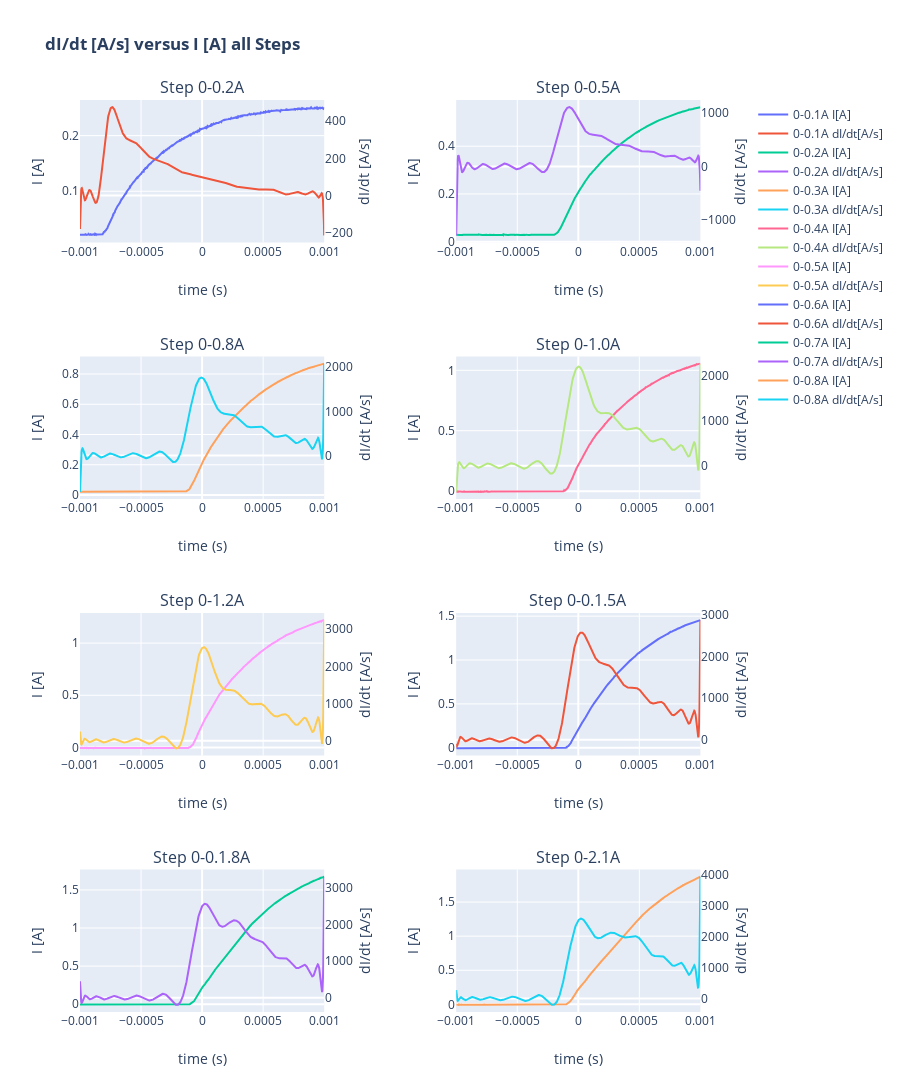

Source (notebook cell):
### Code cell
#Muliple Y-Axes Subplots
from plotly.subplots import make_subplots

fig = make_subplots(rows=4, cols=2,subplot_titles=("Step 0-0.2A", "Step 0-0.5A", "Step 0-0.8A", "Step 0-1.0A", "Step 0-1.2A",
                                                   "Step 0-0.1.5A", "Step 0-0.1.8A", "Step 0-2.1A"),#, "Step 0-0.9A", "Step 0-1A"),
                    specs=[[{"secondary_y": True}, {"secondary_y": True}],
                           [{"secondary_y": True}, {"secondary_y": True}],
                           [{"secondary_y": True}, {"secondary_y": True}],
                           [{"secondary_y": True}, {"secondary_y": True}]
#                            [{"secondary_y": True}, {"secondary_y": True}]
                          ])
# for k in range(len(lista_de_dfs)):
#     for i in range(1,6):
#         for j in range(1,3):
#             fig.add_trace(
#                 go.Scatter(x=lista_de_dfs[k]['time(s)'], y=lista_de_dfs[k]['I(A)'], name="0-"+str((k+1)/10)+"A I[A]"),
#                 row=i, col=j, secondary_y=False)

#             fig.add_trace(
#                 go.Scatter(x=lista_de_dfs[k]['time(s)'], y=lista_de_dfs[k]['dI/dt'], name="0-"+str((k+1)/10)+"[A/s]"),
#                 row=i, col=j, secondary_y=True,
#             )

# Top left (1x1)
fig.add_trace(
    go.Scatter(x=lista_de_dfs[0]['time(s)'], y=lista_de_dfs[0]['I(A)'], name="0-0.1A I[A]"),
    row=1, col=1, secondary_y=False)

fig.add_trace(
    go.Scatter(x=lista_de_dfs[0]['time(s)'], y=lista_de_dfs[0]['dI/dt'], name="0-0.1A dI/dt[A/s]"),
    row=1, col=1, secondary_y=True,
)

# Top right (1x2)
fig.add_trace(
    go.Scatter(x=lista_de_dfs[1]['time(s)'], y=lista_de_dfs[1]['I(A)'], name="0-0.2A I[A]"),
    row=1, col=2, secondary_y=False,
)

fig.add_trace(
    go.Scatter(x=lista_de_dfs[1]['time(s)'], y=lista_de_dfs[1]['dI/dt'], name="0-0.2A dI/dt[A/s]"),
    row=1, col=2, secondary_y=True,
)

# Middle left(2x1)
fig.add_trace(
    go.Scatter(x=lista_de_dfs[2]['time(s)'], y=lista_de_dfs[2]['I(A)'], name="0-0.3A I[A]"),
    row=2, col=1, secondary_y=False,
)

fig.add_trace(
    go.Scatter(x=lista_de_dfs[2]['time(s)'], y=lista_de_dfs[2]['dI/dt'], name="0-0.3A dI/dt[A/s]"),
    row=2, col=1, secondary_y=True,
)


# Middle right (2x2)
fig.add_trace(
    go.Scatter(x=lista_de_dfs[3]['time(s)'], y=lista_de_dfs[3]['I(A)'], name="0-0.4A I[A]"),
    row=2, col=2, secondary_y=False,
)

fig.add_trace(
    go.Scatter(x=lista_de_dfs[3]['time(s)'], y=lista_de_dfs[3]['dI/dt'], name="0-0.4A dI/dt[A/s]"),
    row=2, col=2, secondary_y=True,
)

# Bottom left (3x1)
fig.add_trace(
    go.Scatter(x=lista_de_dfs[4]['time(s)'], y=lista_de_dfs[4]['I(A)'], name="0-0.5A I[A]"),
    row=3, col=1, secondary_y=False,
)

fig.add_trace(
    go.Scatter(x=lista_de_dfs[4]['time(s)'], y=lista_de_dfs[4]['dI/dt'], name="0-0.5A dI/dt[A/s]"),
    row=3, col=1, secondary_y=True,
)

# Bottom right (3x2)
fig.add_trace(
    go.Scatter(x=lista_de_dfs[5]['time(s)'], y=lista_de_dfs[5]['I(A)'], name="0-0.6A I[A]"),
    row=3, col=2, secondary_y=False,
)

fig.add_trace(
    go.Scatter(x=lista_de_dfs[5]['time(s)'], y=lista_de_dfs[5]['dI/dt'], name="0-0.6A dI/dt[A/s]"),
    row=3, col=2, secondary_y=True,
)

# Bottom left (4x1)
fig.add_trace(
    go.Scatter(x=lista_de_dfs[6]['time(s)'], y=lista_de_dfs[6]['I(A)'], name="0-0.7A I[A]"),
    row=4, col=1, secondary_y=False,
)

fig.add_trace(
    go.Scatter(x=lista_de_dfs[6]['time(s)'], y=lista_de_dfs[6]['dI/dt'], name="0-0.7A dI/dt[A/s]"),
    row=4, col=1, secondary_y=True,
)

# Bottom right (4x2)
fig.add_trace(
    go.Scatter(x=lista_de_dfs[7]['time(s)'], y=lista_de_dfs[7]['I(A)'], name="0-0.8A I[A]"),
    row=4, col=2, secondary_y=False,
)

fig.add_trace(
    go.Scatter(x=lista_de_dfs[7]['time(s)'], y=lista_de_dfs[7]['dI/dt'], name="0-0.8A dI/dt[A/s]"),
    row=4, col=2, secondary_y=True,
)

# # Bottom left (5x1)
# fig.add_trace(
#     go.Scatter(x=lista_de_dfs[8]['time(s)'], y=lista_de_dfs[8]['I(A)'], name="0-0.9A I[A]"),
#     row=5, col=1, secondary_y=False,
# )

# fig.add_trace(
#     go.Scatter(x=lista_de_dfs[8]['time(s)'], y=lista_de_dfs[8]['dI/dt'], name="0-0.99A dI/dt[A/s]"),
#     row=5, col=1, secondary_y=True,
# )

# # Bottom right (5x2)
# fig.add_trace(
#     go.Scatter(x=lista_de_dfs[9]['time(s)'], y=lista_de_dfs[9]['I(A)'], name="0-1.0A I[A]"),
#     row=5, col=2, secondary_y=False,
# )

# fig.add_trace(
#     go.Scatter(x=lista_de_dfs[9]['time(s)'], y=lista_de_dfs[9]['dI/dt'], name="0-1.0A dI/dt[A/s]"),
#     row=5, col=2, secondary_y=True,
# )

# Update xaxis properties
for i in range(1,5):      #n row
    for j in range(1,3):  #n column
        fig.update_xaxes(title_text="time (s)", row=i, col=j)
        # Update yaxis properties
        fig.update_yaxes(title_text="I [A]",secondary_y=False, row=i, col=j)
        fig.update_yaxes(title_text="dI/dt [A/s]",secondary_y=True, showgrid=False, row=i, col=j)

# Update title and height
fig.update_layout(title_text="<b>dI/dt [A/s] versus I [A] all Steps</b>", height=1500)

fig.show()

### Figure 1 — Plotly figure (JSON) as saved in the notebook; plotly's stock layout.template omitted (floating-point values rounded to 4 significant figures; data arrays with more than 128 entries replaced by an {"elided": "..."} marker saying what was removed)
{"data": [{"name": "0-0.1A I[A]", "type": "scatter", "x": {"elided": "801 float values"}, "xaxis": "x", "y": {"elided": "801 float values"}, "yaxis": "y"}, {"name": "0-0.1A dI/dt[A/s]", "type": "scatter", "x": {"elided": "801 float values"}, "xaxis": "x", "y": {"elided": "801 float values"}, "yaxis": "y2"}, {"name": "0-0.2A I[A]", "type": "scatter", "x": {"elided": "801 float values"}, "xaxis": "x2", "y": {"elided": "801 float values"}, "yaxis": "y3"}, {"name": "0-0.2A dI/dt[A/s]", "type": "scatter", "x": {"elided": "801 float values"}, "xaxis": "x2", "y": {"elided": "801 float values"}, "yaxis": "y4"}, {"name": "0-0.3A I[A]", "type": "scatter", "x": {"elided": "801 float values"}, "xaxis": "x3", "y": {"elided": "801 float values"}, "yaxis": "y5"}, {"name": "0-0.3A dI/dt[A/s]", "type": "scatter", "x": {"elided": "801 float values"}, "xaxis": "x3", "y": {"elided": "801 float values"}, "yaxis": "y6"}, {"name": "0-0.4A I[A]", "type": "scatter", "x": {"elided": "801 float values"}, "xaxis": "x4", "y": {"elided": "801 float values"}, "yaxis": "y7"}, {"name": "0-0.4A dI/dt[A/s]", "type": "scatter", "x": {"elided": "801 float values"}, "xaxis": "x4", "y": {"elided": "801 float values"}, "yaxis": "y8"}, {"name": "0-0.5A I[A]", "type": "scatter", "x": {"elided": "801 float values"}, "xaxis": "x5", "y": {"elided": "801 float values"}, "yaxis": "y9"}, {"name": "0-0.5A dI/dt[A/s]", "type": "scatter", "x": {"elided": "801 float values"}, "xaxis": "x5", "y": {"elided": "801 float values"}, "yaxis": "y10"}, {"name": "0-0.6A I[A]", "type": "scatter", "x": {"elided": "801 float values"}, "xaxis": "x6", "y": {"elided": "801 float values"}, "yaxis": "y11"}, {"name": "0-0.6A dI/dt[A/s]", "type": "scatter", "x": {"elided": "801 float values"}, "xaxis": "x6", "y": {"elided": "801 float values"}, "yaxis": "y12"}, {"name": "0-0.7A I[A]", "type": "scatter", "x": {"elided": "801 float values"}, "xaxis": "x7", "y": {"elided": "801 float values"}, "yaxis": "y13"}, {"name": "0-0.7A dI/dt[A/s]", "type": "scatter", "x": {"elided": "801 float values"}, "xaxis": "x7", "y": {"elided": "801 float values"}, "yaxis": "y14"}, {"name": "0-0.8A I[A]", "type": "scatter", "x": {"elided": "801 float values"}, "xaxis": "x8", "y": {"elided": "801 float values"}, "yaxis": "y15"}, {"name": "0-0.8A dI/dt[A/s]", "type": "scatter", "x": {"elided": "801 float values"}, "xaxis": "x8", "y": {"elided": "801 float values"}, "yaxis": "y16"}], "layout": {"annotations": [{"font": {"size": 16}, "showarrow": false, "text": "Step 0-0.2A", "x": 0.185, "xanchor": "center", "xref": "paper", "y": 1, "yanchor": "bottom", "yref": "paper"}, {"font": {"size": 16}, "showarrow": false, "text": "Step 0-0.5A", "x": 0.755, "xanchor": "center", "xref": "paper", "y": 1, "yanchor": "bottom", "yref": "paper"}, {"font": {"size": 16}, "showarrow": false, "text": "Step 0-0.8A", "x": 0.185, "xanchor": "center", "xref": "paper", "y": 0.7188, "yanchor": "bottom", "yref": "paper"}, {"font": {"size": 16}, "showarrow": false, "text": "Step 0-1.0A", "x": 0.755, "xanchor": "center", "xref": "paper", "y": 0.7188, "yanchor": "bottom", "yref": "paper"}, {"font": {"size": 16}, "showarrow": false, "text": "Step 0-1.2A", "x": 0.185, "xanchor": "center", "xref": "paper", "y": 0.4375, "yanchor": "bottom", "yref": "paper"}, {"font": {"size": 16}, "showarrow": false, "text": "Step 0-0.1.5A", "x": 0.755, "xanchor": "center", "xref": "paper", "y": 0.4375, "yanchor": "bottom", "yref": "paper"}, {"font": {"size": 16}, "showarrow": false, "text": "Step 0-0.1.8A", "x": 0.185, "xanchor": "center", "xref": "paper", "y": 0.1562, "yanchor": "bottom", "yref": "paper"}, {"font": {"size": 16}, "showarrow": false, "text": "Step 0-2.1A", "x": 0.755, "xanchor": "center", "xref": "paper", "y": 0.1562, "yanchor": "bottom", "yref": "paper"}], "height": 1500, "title": {"text": "<b>dI/dt [A/s] versus I [A] all Steps</b>"}, "xaxis": {"anchor": "y", "domain": [0, 0.37], "title": {"text": "time (s)"}}, "xaxis2": {"anchor": "y3", "domain": [0.57, 0.94], "title": {"text": "time (s)"}}, "xaxis3": {"anchor": "y5", "domain": [0, 0.37], "title": {"text": "time (s)"}}, "xaxis4": {"anchor": "y7", "domain": [0.57, 0.94], "title": {"text": "time (s)"}}, "xaxis5": {"anchor": "y9", "domain": [0, 0.37], "title": {"text": "time (s)"}}, "xaxis6": {"anchor": "y11", "domain": [0.57, 0.94], "title": {"text": "time (s)"}}, "xaxis7": {"anchor": "y13", "domain": [0, 0.37], "title": {"text": "time (s)"}}, "xaxis8": {"anchor": "y15", "domain": [0.57, 0.94], "title": {"text": "time (s)"}}, "yaxis": {"anchor": "x", "domain": [0.8438, 1], "title": {"text": "I [A]"}}, "yaxis10": {"anchor": "x5", "overlaying": "y9", "showgrid": false, "side": "right", "title": {"text": "dI/dt [A/s]"}}, "yaxis11": {"anchor": "x6", "domain": [0.2812, 0.4375], "title": {"text": "I [A]"}}, "yaxis12": {"anchor": "x6", "overlaying": "y11", "showgrid": false, "side": "right", "title": {"text": "dI/dt [A/s]"}}, "yaxis13": {"anchor": "x7", "domain": [0, 0.1562], "title": {"text": "I [A]"}}, "yaxis14": {"anchor": "x7", "overlaying": "y13", "showgrid": false, "side": "right", "title": {"text": "dI/dt [A/s]"}}, "yaxis15": {"anchor": "x8", "domain": [0, 0.1562], "title": {"text": "I [A]"}}, "yaxis16": {"anchor": "x8", "overlaying": "y15", "showgrid": false, "side": "right", "title": {"text": "dI/dt [A/s]"}}, "yaxis2": {"anchor": "x", "overlaying": "y", "showgrid": false, "side": "right", "title": {"text": "dI/dt [A/s]"}}, "yaxis3": {"anchor": "x2", "domain": [0.8438, 1], "title": {"text": "I [A]"}}, "yaxis4": {"anchor": "x2", "overlaying": "y3", "showgrid": false, "side": "right", "title": {"text": "dI/dt [A/s]"}}, "yaxis5": {"anchor": "x3", "domain": [0.5625, 0.7188], "title": {"text": "I [A]"}}, "yaxis6": {"anchor": "x3", "overlaying": "y5", "showgrid": false, "side": "right", "title": {"text": "dI/dt [A/s]"}}, "yaxis7": {"anchor": "x4", "domain": [0.5625, 0.7188], "title": {"text": "I [A]"}}, "yaxis8": {"anchor": "x4", "overlaying": "y7", "showgrid": false, "side": "right", "title": {"text": "dI/dt [A/s]"}}, "yaxis9": {"anchor": "x5", "domain": [0.2812, 0.4375], "title": {"text": "I [A]"}}}}
